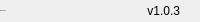
              <widget class="QFrame" name="bottomBar">
               <property name="minimumSize">
                <size>
                 <width>0</width>
                 <height>22</height>
                </size>
               </property>
               <property name="maximumSize">
                <size>
                 <width>16777215</width>
                 <height>22</height>
                </size>
               </property>
               <property name="frameShape">
                <enum>QFrame::NoFrame</enum>
               </property>
               <property name="frameShadow">
                <enum>QFrame::Raised</enum>
               </property>
               <layout class="QHBoxLayout" name="horizontalLayout_5">
                <property name="spacing">
                 <number>0</number>
                </property>
                <property name="leftMargin">
                 <number>0</number>
                </property>
                <property name="topMargin">
                 <number>0</number>
                </property>
                <property name="rightMargin">
                 <number>0</number>
                </property>
                <property name="bottomMargin">
                 <number>0</number>
                </property>
                <item>
                 <widget class="QLabel" name="creditsLabel">
                  <property name="maximumSize">
                   <size>
                    <width>16777215</width>
                    <height>16</height>
                   </size>
                  </property>
                  <property name="font">
                   <font>
                    <family>Segoe UI</family>
                    <pointsize>-1</pointsize>
                    <italic>false</italic>
                    <bold>false</bold>
                   </font>
                  </property>
                  <property name="text">
                   <string>ESEO- Dijon</string>
                  </property>
                  <property name="alignment">
                   <set>Qt::AlignLeading|Qt::AlignLeft|Qt::AlignVCenter</set>
                  </property>
                 </widget>
                </item>
                <item>
                 <widget class="QLabel" name="version">
                  <property name="text">
                   <string>v1.0.3</string>
                  </property>
                  <property name="alignment">
                   <set>Qt::AlignRight|Qt::AlignTrailing|Qt::AlignVCenter</set>
                  </property>
                 </widget>
                </item>
                <item>
                 <widget class="QFrame" name="frame_size_grip">
                  <property name="minimumSize">
                   <size>
                    <width>20</width>
                    <height>0</height>
                   </size>
                  </property>
                  <property name="maximumSize">
                   <size>
                    <width>20</width>
                    <height>16777215</height>
                   </size>
                  </property>
                  <property name="frameShape">
                   <enum>QFrame::NoFrame</enum>
                  </property>
                  <property name="frameShadow">
                   <enum>QFrame::Raised</enum>
                  </property>
                 </widget>
                </item>
               </layout>
              </widget>
